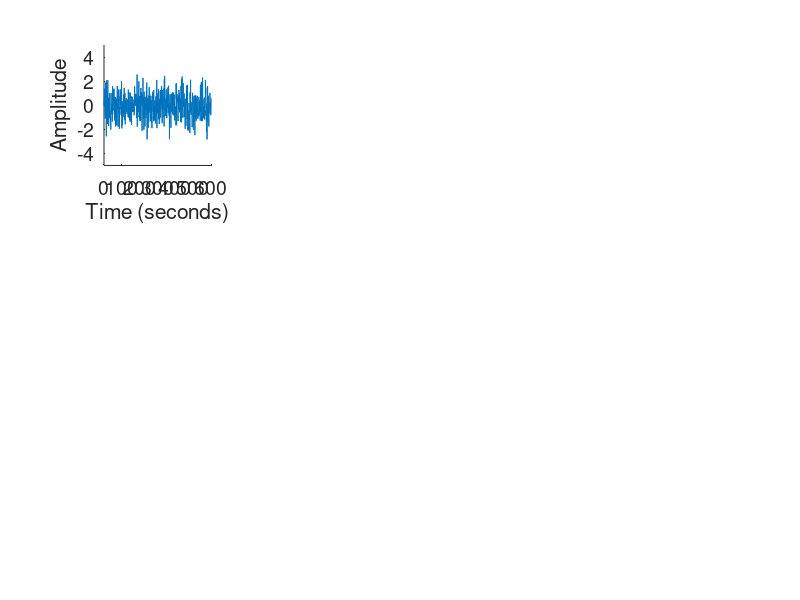

Write MATLAB code to recreate this figure. (Note: this script raises an error after producing the figure.)


clear, 


for i=1:100
close all


% White noise
fs=1;
sig_len = 60 * 10;
signal1_1min=randn(fs*sig_len,1);
t=linspace(0,sig_len,fs*sig_len);
[PSD,f]=pwelch(signal1_1min,hamming(100),[],[],fs);

figure
h41=subplot(3,4,1);
plot(t,signal1_1min)
xlim([0 sig_len])
ylim([-5 5])
set(gca,'fontsize',14)
ylabel('Amplitude')
xlabel('Time (seconds)')
box off
h41.LineWidth=2;

h45=subplot(3,4,5);
plot(f,log10(PSD),'linewidth',2)
xlim([0 50])
ylim([-4 0])
set(gca,'fontsize',14)
ylabel('log(PSD)')
xlabel('Frequency (Hz)')
box off
h45.LineWidth=2;

h49=subplot(3,4,9);
ACW_white(i)=ACW_estimation_figure(signal1_1min',fs,0,50,50)
h49.LineWidth=2;






% Pink noise
fs=500;
signal2_1min=pinknoise(fs*60,1);
t=linspace(0,60,fs*60);
[PSD,f]=pwelch(signal2_1min,hamming(100),[],[],fs);

h42=subplot(3,4,2);
plot(t,signal2_1min)
xlim([0 60])
ylim([-5 5])
set(gca,'fontsize',14)
ylabel('Amplitude')
xlabel('Time (seconds)')
box off
h42.LineWidth=2;

h46=subplot(3,4,6);
plot(f,log10(PSD),'linewidth',2)
xlim([0 50])
ylim([-4 0])
set(gca,'fontsize',14)
ylabel('log(PSD)')
xlabel('Frequency (Hz)')
box off
h46.LineWidth=2;

h410=subplot(3,4,10);
ACW_pink(i)=ACW_estimation_figure(signal2_1min',fs,0,50,50)
h410.LineWidth=2;




% Chirp
fs=500;
t=linspace(0,60,fs*60);
signal3_1min=chirp(t,0,fs*60,1000);
[PSD,f]=pwelch(signal3_1min,hamming(100),[],[],fs);

h43=subplot(3,4,3);
plot(t,signal3_1min)
xlim([0 60])
ylim([-1.1 1.1])
set(gca,'fontsize',14)
ylabel('Amplitude')
xlabel('Time (seconds)')
box off
h43.LineWidth=2;

h47=subplot(3,4,7);
plot(f,log10(PSD),'linewidth',2)
xlim([0 50])
ylim([-7 0])
set(gca,'fontsize',14)
ylabel('log(PSD)')
xlabel('Frequency (Hz)')
box off
h47.LineWidth=2;

h411=subplot(3,4,11);
ACW_chirp(i)=ACW_estimation_figure(signal3_1min',fs,0,50,50)
h411.LineWidth=2;



% Sen
fs=500;
t=linspace(0,60,fs*60);
signal4_1min=sin(2*pi*t*1)+1;
[PSD,f]=pwelch(signal4_1min,hamming(100),[],[],fs);

h44=subplot(3,4,4);
plot(t,signal4_1min)
xlim([0 60])
ylim([-.1 2.1])
set(gca,'fontsize',14)
ylabel('Amplitude')
xlabel('Time (seconds)')
box off
h44.LineWidth=2;

h48=subplot(3,4,8);
plot(f,log10(PSD),'linewidth',2)
xlim([0 50])
ylim([-7 0])
set(gca,'fontsize',14)
ylabel('log(PSD)')
xlabel('Frequency (Hz)')
box off
h48.LineWidth=2;

h412=subplot(3,4,12);
ACW_sen(i)=ACW_estimation_figure(signal4_1min',fs,0,50,50)
h412.LineWidth=2;

end

% parseval








